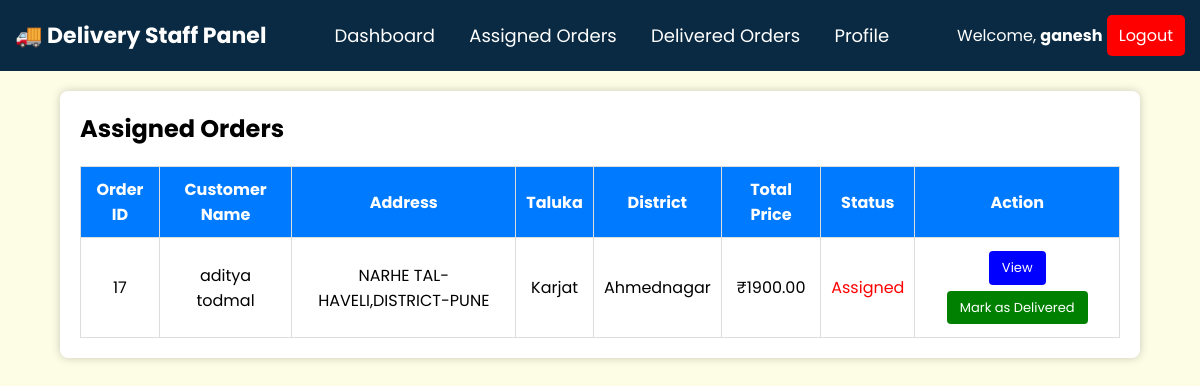
The page /ds_assigned_orders.php (signed in) on the database its author committed.
### tables this page shows
CREATE TABLE `delivery_staff` (
  `id` int(11) NOT NULL,
  `name` varchar(255) NOT NULL,
  `email` varchar(255) NOT NULL,
  `phone` varchar(15) NOT NULL,
  `password` varchar(255) NOT NULL,
  `status` enum('Active','Inactive') DEFAULT 'Active',
  `created_at` timestamp NOT NULL DEFAULT current_timestamp(),
  `state` varchar(255) NOT NULL DEFAULT 'Maharashtra',
  `district` varchar(255) NOT NULL,
  `taluka` text DEFAULT NULL
);

CREATE TABLE `confirm_order` (
  `id` int(11) NOT NULL,
  `user_id` int(11) NOT NULL,
  `name` varchar(255) NOT NULL,
  `number` varchar(15) NOT NULL,
  `email` varchar(255) NOT NULL,
  `address` text NOT NULL,
  `total_books` text NOT NULL,
  `total_price` decimal(10,2) NOT NULL,
  `order_date` date NOT NULL DEFAULT curdate(),
  `payment_id` varchar(255) DEFAULT NULL,
  `payment_status` enum('pending','success','failed') NOT NULL DEFAULT 'pending',
  `delivery_staff_id` int(11) DEFAULT NULL,
  `order_status` varchar(50) DEFAULT 'Pending',
  `district` varchar(255) NOT NULL,
  `taluka` varchar(255) NOT NULL
);

### ds_assigned_orders.php (the view, shortened to what this page needs)
<?php
include 'config.php';
$ds_id = mysqli_real_escape_string($conn, $_SESSION['delivery_staff_id']);
$query = "SELECT * FROM confirm_order WHERE delivery_staff_id = '$ds_id'";
$result = mysqli_query($conn, $query) or die(mysqli_error($conn));
?>
<!DOCTYPE html>
<html lang="en">
<head>
    <link rel="stylesheet" href="./css/admin.css">
</head>
<body style="background-color:#fdfce5">
<?php include 'ds_header.php'; ?>
<div class="container">
    <h2>Assigned Orders</h2>
    <table>
        <tr>
            <th>Order ID</th>
            <th>Customer Name</th>
            <th>Address</th>
            <th>Taluka</th>
            <th>District</th>
            <th>Total Price</th>
            <th>Status</th>
            <th>Action</th>
        </tr>
        <?php
        if (mysqli_num_rows($result) > 0) {
            while ($row = mysqli_fetch_assoc($result)) {
                echo "<tr>";
                echo "<td>" . $row['id'] . "</td>";
                echo "<td>" . $row['name'] . "</td>";
                echo "<td>" . $row['address'] . "</td>";
                echo "<td>" . $row['taluka'] . "</td>";
                echo "<td>" . $row['district'] . "</td>";
                echo "<td>₹" . $row['total_price'] . "</td>";
                echo "<td style='color: " . ($row['order_status'] == 'delivered' ? 'green' : 'red') . ";'>" . ucfirst($row['order_status']) . "</td>";
                echo "<td>
                        <a href='ds_order_details.php?order_id=" . $row['id'] . "' class='btn btn-view'>View</a>
                        <a href='ds_mark_delivered.php?order_id=" . $row['id'] . "' class='btn btn-deliver'>Mark as Delivered</a>
                      </td>";
                echo "</tr>";
            }
        } else {
            echo "<tr><td colspan='8'>No assigned orders</td></tr>";
        }
        ?>
    </table>
</div>
</body>
</html>

### ds_header.php (shortened to what this page needs)
<?php
include 'config.php';
$ds_id = mysqli_real_escape_string($conn, $_SESSION['delivery_staff_id']);
$query = mysqli_query($conn, "SELECT name FROM delivery_staff WHERE id = '$ds_id'") or die(mysqli_error($conn));
$ds_data = mysqli_fetch_assoc($query);
$ds_name = $ds_data['name'];
?>
<!DOCTYPE html>
<html lang="en">
<head>
    <link rel="stylesheet" href="./css/admin.css">
</head>
<body>
<div class="header">
    <div class="logo">🚚 Delivery Staff Panel</div>
    <div class="menu">
        <a href="ds_dashboard.php">Dashboard</a>
        <a href="ds_assigned_orders.php">Assigned Orders</a>
        <a href="ds_delivered_orders.php">Delivered Orders</a>
        <a href="ds_profile.php">Profile</a>
    </div>
    <div>
        <span>Welcome, <strong><?php echo $ds_name; ?></strong></span>
        <a href="ds_logout.php"><button class="logout-btn">Logout</button></a>
    </div>
</div>
</body>
</html>

### css/admin.css (style rules this page uses)
* { text-decoration: none; margin: 0; padding: 0; font-family: "Poppins", sans-serif; box-sizing: border-box; outline: none; border: none; }
.btn:not(:disabled):not(.disabled) { cursor: pointer; }
.btn { display: inline-block; font-weight: 400; text-align: center; white-space: nowrap; vertical-align: middle; user-select: none; border: 1px solid transparent; padding: 0.375rem 0.75rem; font-size: 13px; margin: 3px; line-height: 1.5; border-radius: 0.25rem; transition: color 0.15s ease-in-out, background-color 0.15s ease-in-out, border-color 0.15s ease-in-out, box-shadow 0.15s ease-in-out; }
a { color: #ff0000; text-decoration: none; background-color: transparent; }

### ds_assigned_orders.php (style rules this page uses)
body { background-color: lightgrey; }
.container { width: 90%; margin: 20px auto; background: white; padding: 20px; border-radius: 8px; box-shadow: 0px 0px 10px rgba(0, 0, 0, 0.2); }
table { width: 100%; border-collapse: collapse; margin-top: 20px; }
th, td { padding: 10px; border: 1px solid #ddd; text-align: center; }
th { background-color: #007bff; color: white; }
.btn { padding: 8px 12px; text-decoration: none; border-radius: 5px; font-size: 14px; }
.btn-deliver { background-color: green; color: white; }
.btn-view { background-color: blue; color: white; }

### ds_header.php (style rules this page uses)
.header { background-color: #092a42; color: white; padding: 15px; text-align: center; display: flex; justify-content: space-between; align-items: center; }
.header .logo { font-size: 22px; font-weight: bold; }
.header .menu a { color: white; text-decoration: none; margin: 0 15px; font-size: 18px; }
.logout-btn { background-color: red; color: white; padding: 8px 12px; border: none; cursor: pointer; font-size: 16px; border-radius: 5px; }

### rows shown on the page
delivery_staff: name "ganesh"
confirm_order: id "17", name "aditya todmal", address "NARHE TAL-HAVELI,DISTRICT-PUNE", taluka "Karjat", district "Ahmednagar", total_price "1900.00", order_status "Assigned"
